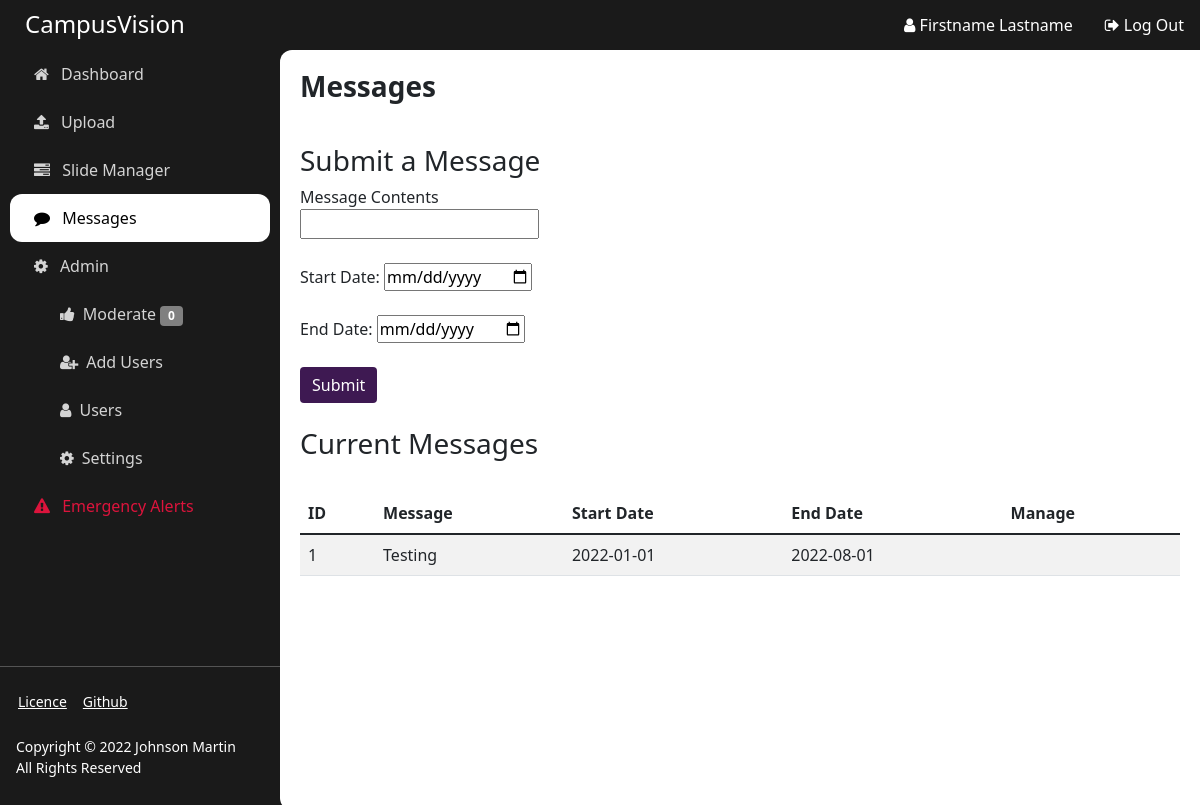
The app's page /messages (signed in) with its own data.
### app/models.py (models this page shows)
class User(UserMixin, db.Model):
    id = db.Column(db.Integer, primary_key=True)
    email = db.Column(db.String(100), unique=True)
    password = db.Column(db.String(100))
    name = db.Column(db.String(1000))
    is_admin = db.Column(db.Integer)

class Message(db.Model):
    id = db.Column(db.Integer, primary_key=True)
    time_start = db.Column(db.String(1000))
    time_end = db.Column(db.String(1000))
    text = db.Column(db.String(1000))
    submitted_by = db.Column(db.String(1000))

### app/views.py (the view)
@main.route('/messages', methods=['GET'])
@login_required
def messages():
    if current_user.is_authenticated:
        if current_user.is_admin:
            return render_template('messages.html',
                                   title='Messages',
                                   name=current_user.name,
                                   mod_count=mod_counter(),
                                   messages=Message.query.all())
    return redirect(url_for('auth.login'))

### app/app.py (called while the page is built)
def create_app():
    app = Flask(__name__, instance_relative_config=True)
    app.config.from_pyfile('config.py')
    db.init_app(app)
    login_manager = LoginManager()
    login_manager.login_view = 'auth.login'
    login_manager.init_app(app)
    from .models import User
    @login_manager.user_loader
    def load_user(user_id):
        return User.query.get(int(user_id))
    from .auth import auth as auth_blueprint
    app.register_blueprint(auth_blueprint)
    from .views import main as main_blueprint
    app.register_blueprint(main_blueprint)
    from .api import api as api_blueprint
    app.register_blueprint(api_blueprint)
    return app

### app/utils.py (called while the page is built)
def mod_counter():
    count = 0
    for slide in reversed(Slide.query.all()):
        if slide.approval == "Waiting Review":
            count += 1
    return count

### app/templates/messages.html (shortened to what this page needs)
{% extends "base.html" %}
{% block content %}
<form method = "POST" enctype = "multipart/form-data">
    <br>
    <h3>Submit a Message</h3>
    <div class="textbox sign-up-textbox">
        <label for="message_text">Message Contents</label>
        <br>
        <input type="text" id="message_text" name="message_text">
    </div>
    <br>
    <div class="textbox sign-up-textbox">
         <label for="time_start">Start Date: </label>
         <input type="date" id="time_start" name="time_start" required>
      </div>
    <br>
    <div class="textbox sign-up-textbox">
         <label for="time_end">End Date: </label>
         <input type="date" id="time_end" name="time_end" required>
      </div>
    <br>
    <button class="btn btn-primary" type="submit" onclick="validateForm()" name="submit">Submit</button>
</form>
<br>
<h3>Current Messages</h3>
<br>
<table id="data" class="table table-striped">
    <thead>
      <tr>
        <th>ID</th>
        <th>Message</th>
        <th>Start Date</th>
        <th>End Date</th>
        <th>Manage</th>
      </tr>
    </thead>
    <tbody>
      {% for message in messages %}
        <tr>
            <td>{{ message.id }}</td>
            <td>{{ message.text }}</td>
            <td>{{ message.time_start }}</td>
            <td>{{ message.time_end }}</td>
            <td>
            </td>
        </tr>
      {% endfor %}
    </tbody>
  </table>
{% endblock %}

### app/templates/base.html (shortened to what this page needs)
<!doctype html>
<html>
  <head>
    <link rel="stylesheet" href="https://cdn.jsdelivr.net/npm/bootstrap@5.1.3/dist/css/bootstrap.min.css">
    <link rel="stylesheet" href="https://cdnjs.cloudflare.com/ajax/libs/font-awesome/4.7.0/css/font-awesome.min.css">
    <link rel="stylesheet" href="{{ url_for('static', filename='main.css') }}">
  </head>
  <body>
    <main style="max-width: none; display: flex; flex-wrap: nowrap;">
      <div class="sidebar d-flex flex-column flex-shrink-0 text-white">
        <h4 class="app-title">CampusVision</h4>
        <ul class="nav nav-pills flex-column mb-auto">
          <li class="nav-item">
            <a href="/" class="nav-link side-nav {% if request.path == '/' %}active{% endif %}" aria-current="page">
              <i class="fa fa-home"></i>
              Dashboard
            </a>
          </li>
          <li>
            <a href="/upload" class="nav-link side-nav {% if request.path == '/upload' %}active{% endif %}">
              <i class="fa fa-upload"></i>
              Upload
            </a>
          </li>
          <li>
            <a href="/manager" class="nav-link side-nav {% if request.path == '/manager' %}active{% endif %}" aria-current="page">
              <i class="fa fa-tasks"></i>
              Slide Manager
            </a>
          </li>
          <li>
            <a href="/messages" class="nav-link side-nav {% if request.path == '/messages' %}active{% endif %}" aria-current="page">
              <i class="fa fa-comment"></i>
              Messages
            </a>
          </li>
          <li>
              <a href="#" class="nav-link side-nav {% if request.path == '/admin' %}active{% endif %}">
                <i class="fa fa-cog"></i>
                Admin
              </a>
              <ul class="list-unstyled nav-link" style="padding-top: 0px; padding-bottom: 0px;">
                <li>
                  <a href="/mod" class="nav-link side-nav {% if request.path == '/mod' %}active{% endif %}"><i class="fa fa-thumbs-up"></i>Moderate <span class="badge badge-info">{{ mod_count }}</span></a>
                </li>
                <li>
                  <a href="/signup" class="nav-link side-nav {% if request.path == '/signup' %}active{% endif %}"><i class="fa fa-user-plus"></i>Add Users</a>
                </li>
                <li>
                  <a href="/usermanager" class="nav-link side-nav {% if request.path == '/usermanager' %}active{% endif %}"><i class="fa fa-user"></i>Users</a>
                <li>
                  <a href="/settings" class="nav-link side-nav {% if request.path == '/settings' %}active{% endif %}"><i class="fa fa-cog"></i>Settings</a>
                </li>
              </ul>
          </li>
          <li>
            <a href="/alerts" class="nav-link side-nav {% if request.path == '/alerts' %}active{% endif %}" style="color: crimson;">
              <i class="fa fa-exclamation-triangle"></i>
              Emergency Alerts
            </a>
          </li>
        </ul>
        <hr>
        <div class="bottom-nav">
        <a href="https://www.gnu.org/licenses/gpl-3.0.en.html" class="small">Licence</a>
        <a href="https://github.com/JohnsonLM/CampusVision" class="small">Github</a>
        </div>
        <p class="small p-3">Copyright © 2022 Johnson Martin<br>All Rights Reserved</p>
      </div>
      <div class="main-body d-flex flex-column" style="flex-grow: 1;">
        <nav class="topnav navbar">
          {% if current_user.is_authenticated %}
          <a href="/profile" class="ms-auto nav-link">
            <i class="fa fa-user"></i>
            {{ name }}
          </a>
          <a href="/logout" class="mr-auto nav-link">
            <i class="fa fa-sign-out"></i>
            Log Out
          </a>
          {% else %}
          <a href="/login" class="ms-auto nav-link">
            <i class="fa fa-sign-in"></i>
            Log In
          </a>
          {% endif %}
        </nav>
          <div class="content-box" style="padding: 20px;">
          <h3 style="margin-bottom: 1rem;"><strong>{{ title }}</strong></h3>
          {% block content %}{% endblock %}
          </div>
      </div>
    </main>
  </body>
</html>

### app/static/main.css (style rules this page uses)
html { font-size: 100%; box-sizing: border-box; }
.main-body { background: #1a1a1a; }
*, *:before, *:after { box-sizing: inherit; }
.btn-primary, .side-nav { color: white; background-color: #3e1952; border: none; }
.side-nav.active { color: black !important; background-color: white !important; border: none !important; }
.nav-pills .nav-link { color: #d4d4d4; margin-right: 10px; margin-left: 10px; border-radius: 12px; }
.app-title { height: 50px; padding: 10px; margin-bottom: 0rem; padding-left: 25px; background: #1a1a1a; }
.topnav { height: 50px; background: #3e1952; color: white; background: #1a1a1a; }
.topnav a { color: white; text-align: center; padding-top: 0px; padding-bottom: 0px; }
.sidebar { background: #1a1a1a; width: 280px; min-height: 100vh; }
.side-nav i { padding: 8px; }
.content-box { border-radius: 12px 0px 0px 12px; min-height: 95vh; background: white; }
.badge-info { background-color: grey; }
.bottom-nav { display: flex; margin-left: 10px; }
.bottom-nav a { padding: 8px; color: white; }

### records on screen
User: name "Firstname Lastname"
Message: id "1", text "Testing", time_start "2022-01-01", time_end "2022-08-01"

### other values on screen
{{ mod_count }} "0"
{{ title }} "Messages"
